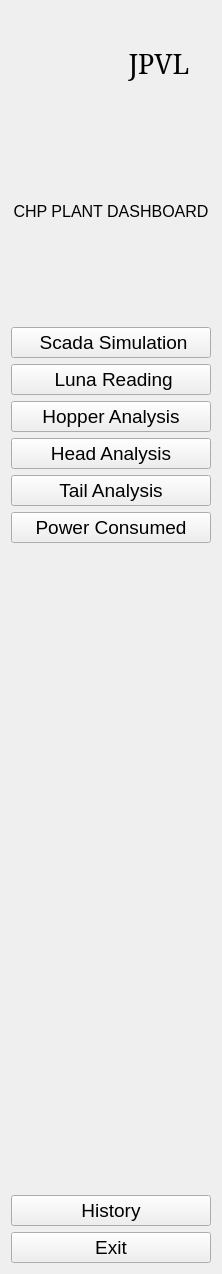
     <widget class="QWidget" name="full_menu_widget" native="true">
      <layout class="QVBoxLayout" name="verticalLayout_4">
       <item>
        <layout class="QHBoxLayout" name="horizontalLayout_7">
         <property name="leftMargin">
          <number>9</number>
         </property>
         <property name="rightMargin">
          <number>9</number>
         </property>
         <item>
          <widget class="QLabel" name="logo_label_2">
           <property name="minimumSize">
            <size>
             <width>90</width>
             <height>105</height>
            </size>
           </property>
           <property name="maximumSize">
            <size>
             <width>80</width>
             <height>95</height>
            </size>
           </property>
           <property name="text">
            <string/>
           </property>
           <property name="pixmap">
            <pixmap resource="resource.qrc">:/images/images/juetlogo.png</pixmap>
           </property>
           <property name="scaledContents">
            <bool>true</bool>
           </property>
          </widget>
         </item>
         <item>
          <layout class="QVBoxLayout" name="verticalLayout_9">
           <property name="spacing">
            <number>0</number>
           </property>
           <item>
            <widget class="QLabel" name="logo_label_4">
             <property name="font">
              <font>
               <family>Serif</family>
               <pointsize>20</pointsize>
               <weight>50</weight>
               <bold>false</bold>
              </font>
             </property>
             <property name="text">
              <string>JPVL</string>
             </property>
             <property name="scaledContents">
              <bool>false</bool>
             </property>
             <property name="alignment">
              <set>Qt::AlignCenter</set>
             </property>
            </widget>
           </item>
          </layout>
         </item>
        </layout>
       </item>
       <item>
        <spacer name="verticalSpacer_5">
         <property name="orientation">
          <enum>Qt::Vertical</enum>
         </property>
         <property name="sizeHint" stdset="0">
          <size>
           <width>20</width>
           <height>40</height>
          </size>
         </property>
        </spacer>
       </item>
       <item>
        <spacer name="verticalSpacer_9">
         <property name="orientation">
          <enum>Qt::Vertical</enum>
         </property>
         <property name="sizeHint" stdset="0">
          <size>
           <width>20</width>
           <height>40</height>
          </size>
         </property>
        </spacer>
       </item>
       <item>
        <widget class="QLabel" name="logo_label_3">
         <property name="font">
          <font>
           <family>Ubuntu</family>
           <pointsize>12</pointsize>
           <weight>50</weight>
           <italic>false</italic>
           <bold>false</bold>
          </font>
         </property>
         <property name="text">
          <string>CHP PLANT DASHBOARD</string>
         </property>
         <property name="alignment">
          <set>Qt::AlignCenter</set>
         </property>
        </widget>
       </item>
       <item>
        <spacer name="verticalSpacer_11">
         <property name="orientation">
          <enum>Qt::Vertical</enum>
         </property>
         <property name="sizeHint" stdset="0">
          <size>
           <width>20</width>
           <height>40</height>
          </size>
         </property>
        </spacer>
       </item>
       <item>
        <layout class="QVBoxLayout" name="verticalLayout_2">
         <property name="spacing">
          <number>0</number>
         </property>
        </layout>
       </item>
       <item>
        <spacer name="verticalSpacer_12">
         <property name="orientation">
          <enum>Qt::Vertical</enum>
         </property>
         <property name="sizeHint" stdset="0">
          <size>
           <width>20</width>
           <height>40</height>
          </size>
         </property>
        </spacer>
       </item>
       <item>
        <widget class="QLabel" name="label_28">
         <property name="text">
          <string/>
         </property>
        </widget>
       </item>
       <item>
        <widget class="QPushButton" name="scada_btn_2">
         <property name="font">
          <font>
           <pointsize>14</pointsize>
          </font>
         </property>
         <property name="text">
          <string> Scada Simulation</string>
         </property>
         <property name="icon">
          <iconset resource="resource.qrc">
           <normaloff>:/icon/icons/home-4-32.ico</normaloff>
           <normalon>:/icon/icons/home-4-48.ico</normalon>:/icon/icons/home-4-32.ico</iconset>
         </property>
         <property name="iconSize">
          <size>
           <width>14</width>
           <height>14</height>
          </size>
         </property>
         <property name="checkable">
          <bool>true</bool>
         </property>
         <property name="autoExclusive">
          <bool>true</bool>
         </property>
        </widget>
       </item>
       <item>
        <widget class="QPushButton" name="luna_btn_2">
         <property name="font">
          <font>
           <pointsize>14</pointsize>
          </font>
         </property>
         <property name="text">
          <string> Luna Reading</string>
         </property>
         <property name="icon">
          <iconset resource="resource.qrc">
           <normaloff>:/icon/icons/dashboard-5-32.ico</normaloff>
           <normalon>:/icon/icons/dashboard-5-48.ico</normalon>:/icon/icons/dashboard-5-32.ico</iconset>
         </property>
         <property name="iconSize">
          <size>
           <width>14</width>
           <height>14</height>
          </size>
         </property>
         <property name="checkable">
          <bool>true</bool>
         </property>
         <property name="autoExclusive">
          <bool>true</bool>
         </property>
        </widget>
       </item>
       <item>
        <widget class="QPushButton" name="hopper_btn_2">
         <property name="font">
          <font>
           <pointsize>14</pointsize>
          </font>
         </property>
         <property name="text">
          <string>Hopper Analysis</string>
         </property>
         <property name="icon">
          <iconset resource="resource.qrc">
           <normaloff>:/icon/icons/activity-feed-32.ico</normaloff>
           <normalon>:/icon/icons/activity-feed-48.ico</normalon>:/icon/icons/activity-feed-32.ico</iconset>
         </property>
         <property name="iconSize">
          <size>
           <width>14</width>
           <height>14</height>
          </size>
         </property>
         <property name="checkable">
          <bool>true</bool>
         </property>
         <property name="autoExclusive">
          <bool>true</bool>
         </property>
        </widget>
       </item>
       <item>
        <widget class="QPushButton" name="head_btn_2">
         <property name="font">
          <font>
           <pointsize>14</pointsize>
          </font>
         </property>
         <property name="text">
          <string>Head Analysis</string>
         </property>
         <property name="icon">
          <iconset resource="resource.qrc">
           <normaloff>:/icon/icons/product-32.ico</normaloff>
           <normalon>:/icon/icons/product-48.ico</normalon>:/icon/icons/product-32.ico</iconset>
         </property>
         <property name="iconSize">
          <size>
           <width>14</width>
           <height>14</height>
          </size>
         </property>
         <property name="checkable">
          <bool>true</bool>
         </property>
         <property name="autoExclusive">
          <bool>true</bool>
         </property>
        </widget>
       </item>
       <item>
        <widget class="QPushButton" name="tail_btn_2">
         <property name="font">
          <font>
           <pointsize>14</pointsize>
          </font>
         </property>
         <property name="text">
          <string>Tail Analysis</string>
         </property>
         <property name="icon">
          <iconset resource="resource.qrc">
           <normaloff>:/icon/icons/group-32.ico</normaloff>
           <normalon>:/icon/icons/group-48.ico</normalon>:/icon/icons/group-32.ico</iconset>
         </property>
         <property name="iconSize">
          <size>
           <width>14</width>
           <height>14</height>
          </size>
         </property>
         <property name="checkable">
          <bool>true</bool>
         </property>
         <property name="autoExclusive">
          <bool>true</bool>
         </property>
        </widget>
       </item>
       <item>
        <widget class="QPushButton" name="power_btn_2">
         <property name="font">
          <font>
           <pointsize>14</pointsize>
          </font>
         </property>
         <property name="text">
          <string>Power Consumed</string>
         </property>
         <property name="checkable">
          <bool>true</bool>
         </property>
         <property name="autoExclusive">
          <bool>true</bool>
         </property>
        </widget>
       </item>
       <item>
        <spacer name="verticalSpacer_2">
         <property name="orientation">
          <enum>Qt::Vertical</enum>
         </property>
         <property name="sizeHint" stdset="0">
          <size>
           <width>20</width>
           <height>360</height>
          </size>
         </property>
        </spacer>
       </item>
       <item>
        <widget class="QLabel" name="label_21">
         <property name="minimumSize">
          <size>
           <width>200</width>
           <height>110</height>
          </size>
         </property>
         <property name="maximumSize">
          <size>
           <width>200</width>
           <height>110</height>
          </size>
         </property>
         <property name="text">
          <string/>
         </property>
         <property name="pixmap">
          <pixmap resource="resource.qrc">:/images/images/Jaypee_Group_Logo.svg.png</pixmap>
         </property>
         <property name="scaledContents">
          <bool>true</bool>
         </property>
         <property name="alignment">
          <set>Qt::AlignCenter</set>
         </property>
        </widget>
       </item>
       <item>
        <spacer name="verticalSpacer_10">
         <property name="orientation">
          <enum>Qt::Vertical</enum>
         </property>
         <property name="sizeHint" stdset="0">
          <size>
           <width>20</width>
           <height>40</height>
          </size>
         </property>
        </spacer>
       </item>
       <item>
        <spacer name="verticalSpacer_7">
         <property name="orientation">
          <enum>Qt::Vertical</enum>
         </property>
         <property name="sizeHint" stdset="0">
          <size>
           <width>20</width>
           <height>40</height>
          </size>
         </property>
        </spacer>
       </item>
       <item>
        <spacer name="verticalSpacer_3">
         <property name="orientation">
          <enum>Qt::Vertical</enum>
         </property>
         <property name="sizeHint" stdset="0">
          <size>
           <width>20</width>
           <height>90</height>
          </size>
         </property>
        </spacer>
       </item>
       <item>
        <widget class="QPushButton" name="history_btn_2">
         <property name="font">
          <font>
           <pointsize>14</pointsize>
          </font>
         </property>
         <property name="text">
          <string>History</string>
         </property>
         <property name="checkable">
          <bool>true</bool>
         </property>
         <property name="autoExclusive">
          <bool>true</bool>
         </property>
        </widget>
       </item>
       <item>
        <widget class="QPushButton" name="exit_btn_2">
         <property name="font">
          <font>
           <pointsize>14</pointsize>
          </font>
         </property>
         <property name="text">
          <string>Exit</string>
         </property>
         <property name="icon">
          <iconset resource="resource.qrc">
           <normaloff>:/icon/icons/close-window-64.ico</normaloff>:/icon/icons/close-window-64.ico</iconset>
         </property>
         <property name="iconSize">
          <size>
           <width>14</width>
           <height>14</height>
          </size>
         </property>
         <property name="checkable">
          <bool>true</bool>
         </property>
         <property name="autoExclusive">
          <bool>true</bool>
         </property>
        </widget>
       </item>
      </layout>
     </widget>
